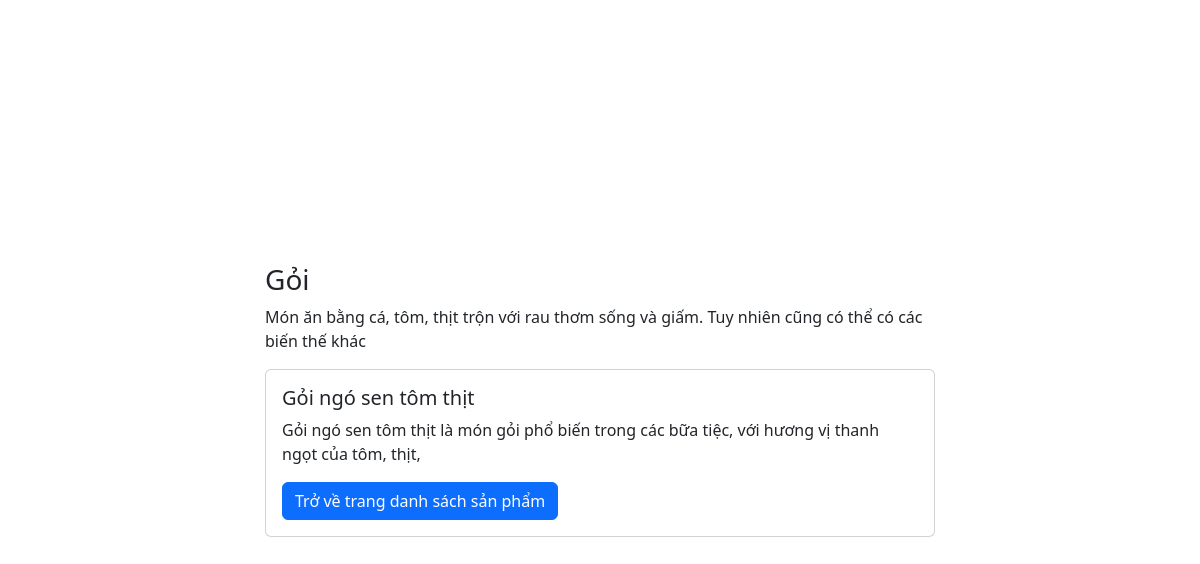
The app's page /view/view_detail/index.php?maMonAn=M002 with its own data.
### tables this page shows
CREATE TABLE `mon_an` (
  `tenMonAn` varchar(50) NOT NULL,
  `maMonAn` varchar(15) NOT NULL,
  `moTaMonan` varchar(100) NOT NULL,
  `giaNiemYet` int(11) NOT NULL
);

CREATE TABLE `nhom_mon_an` (
  `tenNhomMonAn` varchar(30) NOT NULL,
  `maNhomMonAn` varchar(15) NOT NULL,
  `moTaNhomMonAn` varchar(100) NOT NULL
);

### view/view_detail/index.php (the view, shortened to what this page needs)
<!doctype html>
<html lang='en'>
<head>
    <link href='cover.css' rel='stylesheet'>
    <link href='https://cdn.jsdelivr.net/npm/bootstrap@5.2.3/dist/css/bootstrap.min.css' rel='stylesheet'>
</head>
<body class=''>
    <main class='main-content w-100 m-auto'>
        <?php
        if (isset($_GET['maMonAn'])) {
            $conn = OpenCon();
            $maMonAn = $_GET['maMonAn'];
            $query = "SELECT * FROM `mon_an` WHERE maMonAn = '$maMonAn';";
            $result = $conn->query($query);
            if ($result->num_rows > 0) {
                while ($row = $result->fetch_assoc()) {
                    $maMonAn = $row['maMonAn'];
                    $query = "SELECT * FROM `mon_an_thuoc_nhom` WHERE maMonAn = '$maMonAn';";
                    $result1 = $conn->query($query);
                    $result2 = $result1->fetch_assoc()['maNhomMonAn'] ?? '';
                    $query1 = "SELECT * FROM `nhom_mon_an` WHERE maNhomMonAn = '$result2';";
                    $result3 = $conn->query($query1);
                    $result4 = $result3->fetch_assoc()['tenNhomMonAn'] ?? '';
                    $result3 = $conn->query($query1);
                    $result5 = $result3->fetch_assoc()['moTaNhomMonAn'] ?? '';
                    echo "<div>
                    <h3>$result4</h3>
                    <p>$result5</p>
                </div>";
                }
            }
        }
        ?>
        <?php
        if (isset($_GET['maMonAn'])) {
            $conn = OpenCon();
            $maMonAn = $_GET['maMonAn'];
            $query = "SELECT * FROM `mon_an` WHERE maMonAn = '$maMonAn';";
            $result = $conn->query($query);
            if ($result->num_rows > 0) {
                while ($row = $result->fetch_assoc()) {
                    $maMonAn = $row['maMonAn'];
                    $tenMonAn = $row['tenMonAn'];
                    $moTaMonan = $row['moTaMonan'];
                    $query = "SELECT * FROM `anh_mon_an` WHERE maMonAn = '$maMonAn';";
                    $result1 = $conn->query($query);
                    $result2 = $result1->fetch_assoc()['anhMonAn'] ?? '';
                    echo "<div class='card'>
                <img src='$result2' class='card-img-top' alt=''>
                <div class='card-body'>
                    <h5 class='card-title'>$tenMonAn</h5>
                    <p class='card-text'>$moTaMonan</p>
                    <a href='../' class='btn btn-primary'>Trở về trang danh sách sản phẩm</a>
                </div>
            </div>";
                }
            }
        }
        ?>
    </main>
</body>
</html>

### view/view_detail/cover.css (style rules this page uses)
html, body { height: 100%; }
body { display: flex; align-items: center; padding-top: 40px; padding-bottom: 40px; background-color: #f5f5f5; }
.main-content { max-width: 700px; padding: 15px; }

### records on screen
mon_an: nhom_mon_an.tenNhomMonAn "Gỏi", nhom_mon_an.moTaNhomMonAn "Món ăn bằng cá, tôm, thịt trộn với rau thơm sống và giấm. Tuy nhiên cũng có thể có các biến thế khác", tenMonAn "Gỏi ngó sen tôm thịt", moTaMonan "Gỏi ngó sen tôm thịt là món gỏi phổ biến trong các bữa tiệc, với hương vị thanh ngọt của tôm, thịt,"
